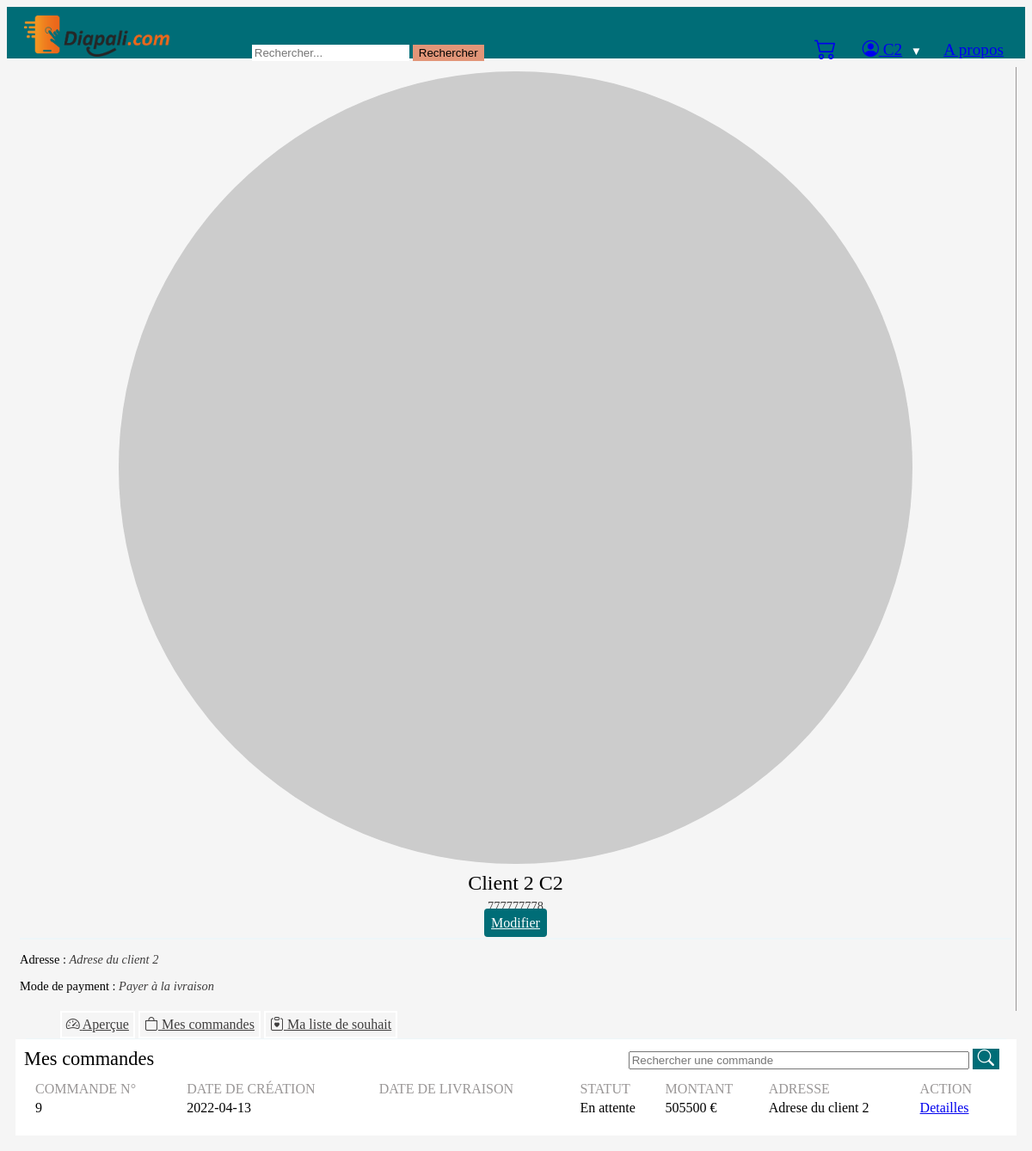
The page /pages/profile.php?url=myCommande (signed in) on the database its author committed.
### tables this page shows
CREATE TABLE `Commande`(
    `id` INT PRIMARY KEY AUTO_INCREMENT,
    `User_id` INT,
    `createdAt` DATE,
    `chipedAt` DATE,
    `status` ENUM('En cours', 'En attente', 'Livré'),
    `montant` FLOAT,
    `adresse` VARCHAR(255),
    CONSTRAINT FOREIGN KEY (`User_id`) REFERENCES `User`(`id`)
);

### src/Autoload/Autoloader.php (called while the page is built, shortened)
<?php
class Autoloader
{
    static function Autoload($class)
    {
        if (strpos($class, __NAMESPACE__ . '\\') === 0) {
            $class = str_replace(__NAMESPACE__ . '\\', '', $class);
        }
    }
}

### src/Bdd/Bdd.php (called while the page is built, shortened)
<?php
class Bdd
{
    public function connect()
    {
        try {
            $connect = new \PDO(
                'mysql:host=localhost;dbname=ecommerce;charset=utf8',
                'root',
                ''
            );
        } catch (\PDOException $exception) {
            echo $exception->getMessage();
            exit('Erreur de connexion à la base de données');
        }
        return $connect;
    }
}

### src/Entity/Commande.php (called while the page is built, shortened)
<?php
class Commande{
    public function getDb()
    {
        $bdd = new Bdd();
        $this->database = $bdd->connect();
        return $this->database;
    }
    public function getAllCommandeByUserId($userId)
    {
        $result = $this->getDb()->prepare("SELECT * FROM Commande WHERE User_id = ? ORDER BY id DESC");
        $result->execute([$userId]);
        $commande = $result->fetchAll(\PDO::FETCH_ASSOC);
        return $commande;
    }
}

### pages/inc/myCommandes.php (the view, shortened to what this page needs)
<?php
$getCommandes = new Commande();
$commandes = $getCommandes->getAllCommandeByUserId($_SESSION['user']['id']);
$lien = '';
if($_SESSION['user']['roles'] == 'admin' OR $_SESSION['user']['roles'] == 'boutiquier'){
    $lien = '../pages/admin.php';
}else{
    $lien = '../pages/profile.php';
}
 ?>
<div class="container shadow-1 rounded-1 admin admin-commandes mt-3">
    <?php if($commandes != null): ?>
    <div class="utils">
        <h2>Mes commandes</h2>
        <form id="search" action="admin.php?url=product" method="GET">
            <div class="form-field">
                <div class="form-group rounded-5">
                    <input type="search" name="url" id="name" class="form-control" placeholder="Rechercher une commande" />
                    <button type="submit" name="search" class="form-group-item shadow-1"><i class="bi bi-search"></i> </button>
                </div>
            </div>
        </form>
    </div>
    <div class="table table-striped admin-table-list">
        <table class="table">
            <thead>
                <tr>
                    <th>Commande n°</th>
                    <th>Date de création</th>
                    <th>Date de livraison</th>
                    <th>Statut</th>
                    <th>Montant</th>
                    <th>Adresse</th>
                    <th>Action</th>
                </tr>
            </thead>
            <tbody>
                <?php foreach($commandes as $commande): ?>
                    <tr>
                        <td><?= $commande['id'] ?></td>
                        <td><?= $commande['createdAt'] ?></td>
                        <td><?= $commande['chipedAt'] ?></td>
                        <td><?= $commande['status'] ?></td>
                        <td><?= $commande['montant'] ?> €</td>
                        <td><?= $commande['adresse'] ?></td>
                        <td><a href="<?= $lien ?>?url=detailleCommande&c=<?= $commande['id'] ?>">Detailles</a></td>
                    </tr>
                <?php endforeach; ?>
            </tbody>
        </table>
    </div>
    <?php endif ?>
</div>

### assets/style/stylesheets/screen.css (style rules this page uses)
* { box-sizing: border-box; }
.admin { background: #fff; padding: 10px; }
.admin .utils { width: 100%; display: flex; flex-direction: row; align-items: center; }
.admin .utils h2 { flex-grow: 2; margin: 0; padding: 0; float: left; font-size: 1.4em; font-weight: 400; }
.admin .utils form { flex-grow: 6; margin-right: 10px; text-align: right; }
.admin .utils form input { margin: 0; width: 50%; }
.admin .utils form button { cursor: pointer; border: none; color: #fff; font-size: 1.2em; font-weight: 400; background: #006d77; }
.admin-table-list { padding: 10px; }
.admin-table-list table { width: 100%; margin: auto; }
.admin-table-list table thead tr th { text-align: left; color: #999696; text-transform: uppercase; font-weight: 500; }
body { background: #f5f5f5; }

### rows shown on the page
commande: id "9", createdAt "2022-04-13", status "En attente", montant "505500", adresse "Adrese du client 2"

### other values the page prints
$_SESSION['user']['nom'] "C2"
$_SESSION['user']['prenom'] "Client 2"
$_SESSION['user']['tel'] "777777778"
$_SESSION['user']['adresse'] "Adrese du client 2"
